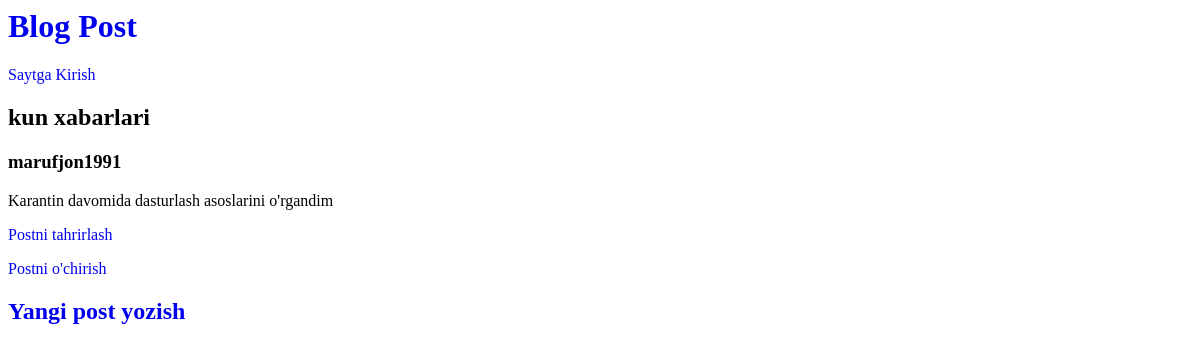
Page /post/2/ on the earlier database version.
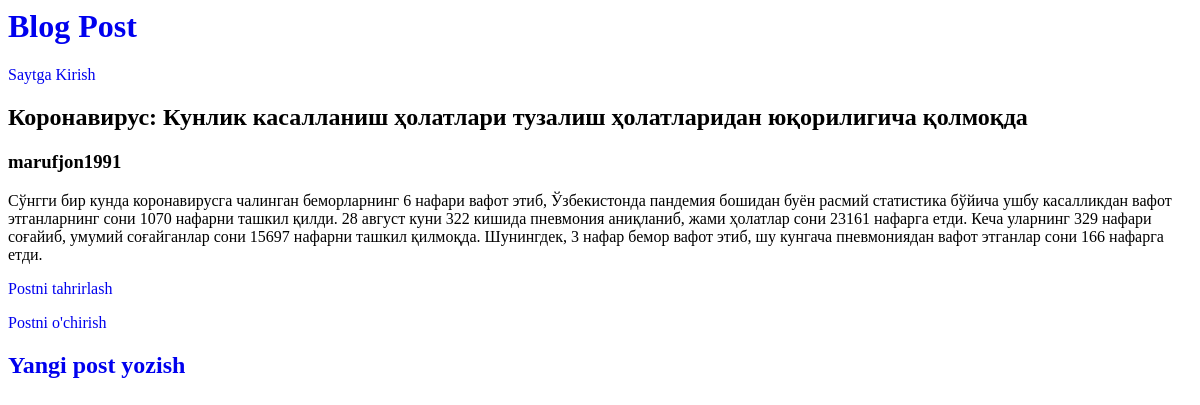
Same page on the later database version.
### blog/models.py (models this page shows, shortened)
class Post(models.Model):
    title = models.CharField(max_length=200)
    author = models.ForeignKey(
        'auth.User',
        on_delete=models.CASCADE,
    )
    body = models.TextField()

### blog/views.py (the view)
# urls.py: path('post/<int:pk>/', BlogDetailView.as_view(), name='detailView'),
class BlogDetailView(DetailView):
    model = Post
    template_name = 'detailView.html'

### templates/detailView.html
{% extends 'base.html' %}
{% block content %}
<div>
    <h2>{{ post.title }}</h2>
    <h3>{{ post.author }}</h3>
    <p>{{ post.body }}</p>
    <p><a href="{% url 'post_edit' post.pk %}">Postni tahrirlash</a></p>
    <p><a href="{% url 'post_delete' post.pk %}">Postni o'chirish</a></p>
</div>
{% endblock content %}

Differences in the rows shown:
changed Post "marufjon1991": title "kun xabarlari" → "Коронавирус: Кунлик касалланиш ҳолатлари тузалиш ҳолатларидан юқорилигича қолмоқда"; body "Karantin davomida dasturlash asoslarini o'rgandim" → "Сўнгги бир кунда коронавирусга чалинган беморларнинг 6 нафари вафот этиб, Ўзбекистонда пандемия бошидан буён расмий статистика бўйича ушбу касалликдан вафот этганларнинг сони 1070 нафарни ташкил қилди. 28 август куни 322 кишида пневмония аниқланиб, жами ҳолатлар сони 23161 нафарга етди. Кеча уларнинг 329 нафари соғайиб, умумий соғайганлар сони 15697 нафарни ташкил қилмоқда. Шунингдек, 3 нафар бемор вафот этиб, шу кунгача пневмониядан вафот этганлар сони 166 нафарга етди."
